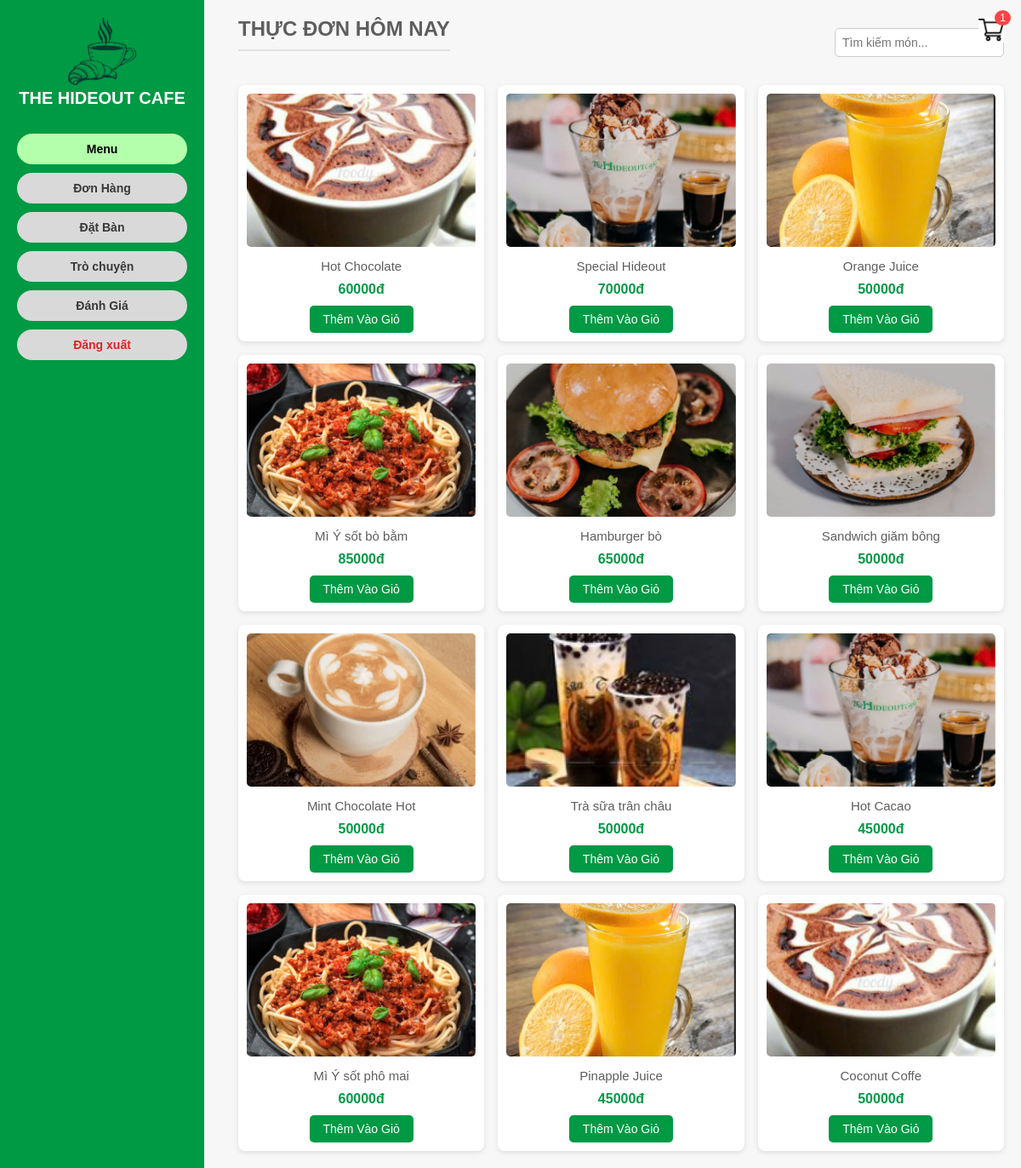
/menu/khachhang/ (signed in), run on the app's committed database.
### myapp/models.py (models this page shows, shortened)
class ThucDon(models.Model):
    DANH_MUC = (
        ('Cà Phê', 'Cà Phê'),
        ('Trà Sữa', 'Trà Sữa'),
        ('Nước Ép', 'Nước Ép'),
        ('Đồ Ăn', 'Đồ Ăn'),
    )
    ma_mon = models.AutoField(primary_key=True)
    ten_mon = models.CharField(max_length=100)
    danh_muc = models.CharField(max_length=50, choices=DANH_MUC, default='Cà Phê')
    gia_tien = models.DecimalField(max_digits=10, decimal_places=0)
    hinh_anh = models.ImageField(upload_to='hinh_anh_mon_an/', null=True, blank=True)
    ngay_tao = models.DateTimeField(auto_now_add=True)
    da_an = models.BooleanField(default=False)
    class Meta:
        verbose_name = "Thực Đơn"
        verbose_name_plural = "Thực Đơn"

### myapp/views.py (the view)
# urls.py: path('menu/khachhang/', views.menu_khachhang, name='menu_khachhang'),
@login_required
def menu_khachhang(request):
    if request.user.vai_tro != 'khach_hang':
        return HttpResponse("Bạn không có quyền truy cập trang này.", status=403)
    thuc_don = ThucDon.objects.filter(da_an=False)
    danh_muc_list = ThucDon.objects.filter(da_an=False).values_list('danh_muc', flat=True).distinct()
    don_hang = DonHang.objects.filter(
        nguoi_dung=request.user,
        trang_thai='cho_xac_nhan',
        loai_don_hang='truc_tuyen'
    ).first()
    gio_hang = []
    tong_mon_gio_hang = 0
    if don_hang:
        gio_hang = ChiTietDonHang.objects.filter(don_hang=don_hang)
        tong_mon_gio_hang = sum(item.so_luong for item in gio_hang)
    context = {
        'thuc_don': thuc_don,
        'danh_muc_list': danh_muc_list,
        'tong_mon_gio_hang': tong_mon_gio_hang,
        'gio_hang': gio_hang,
    }
    return render(request, 'menu_khachhang.html', context)

### myapp/templates/menu_khachhang.html (shortened to what this page needs)
{% extends 'base_khach.html' %}
{% load static %}
{% block content %}
<div class="cart-icon" onclick="toggleCartDropdown()">
  <img src="{% static 'images/cart-icon.jpg' %}" alt="Giỏ Hàng">
  <span>{{ tong_mon_gio_hang }}</span>
</div>
<div class="menu-header">
  <h1>THỰC ĐƠN HÔM NAY</h1>
  <div class="menu-filters">
    <input type="text" id="search" placeholder="Tìm kiếm món..." oninput="searchMenu(this.value)">
  </div>
</div>
<div class="menu-grid" id="menuGrid">
  {% for mon in thuc_don %}
    <div class="menu-item" data-ten="{{ mon.ten_mon|lower }}">
      <img src="{% if mon.hinh_anh %}{{ mon.hinh_anh.url }}{% else %}{% static 'images/default.jpg' %}{% endif %}" alt="{{ mon.ten_mon }}">
      <div class="item-name">{{ mon.ten_mon }}</div>
      <div class="item-price">{{ mon.gia_tien|floatformat:0 }}đ</div>
      <form method="POST" action="{% url 'myapp:add_to_cart' %}">
        <button type="submit" class="add-to-cart-btn">Thêm Vào Giỏ</button>
      </form>
    </div>
  {% empty %}
    <p>Chưa có món nào trong thực đơn.</p>
  {% endfor %}
</div>
{% endblock %}

### myapp/templates/base_khach.html (style rules this page uses)
* { box-sizing: border-box; margin: 0; padding: 0; font-family: Arial, sans-serif; }
body { background: #f7f7f7; display: flex; min-height: 100vh; }
h1 { text-align: center; color: #009944; font-size: 28px; margin-bottom: 20px; border-bottom: 2px solid #e0e0e0; padding-bottom: 10px; }

### myapp/templates/menu_khachhang.html (style rules this page uses)
.menu-header { display: flex; justify-content: space-between; align-items: center; margin-bottom: 20px; flex-wrap: wrap; gap: 10px; }
.menu-header h1 { color: #5e5e5e; font-size: 24px; }
.menu-filters { display: flex; gap: 10px; align-items: center; flex-wrap: wrap; }
.menu-filters select, .menu-filters input { padding: 8px; border-radius: 5px; border: 1px solid #ccc; font-size: 14px; }
.menu-grid { display: grid; grid-template-columns: repeat(auto-fit, minmax(220px, 1fr)); gap: 16px; }
.menu-item { background: white; border-radius: 8px; padding: 10px; text-align: center; box-shadow: 0 2px 6px rgba(0, 0, 0, 0.1); transition: transform 0.3s; }
.menu-item img { width: 100%; height: 180px; object-fit: cover; border-radius: 5px; }
.menu-item .item-name { margin: 10px 0; font-size: 15px; font-weight: 500; color: #5e5e5e; }
.menu-item .item-price { color: #009944; font-weight: 600; }
.add-to-cart-btn { background: #009944; color: white; padding: 8px 16px; border-radius: 5px; border: none; cursor: pointer; font-size: 14px; margin-top: 10px; }
.cart-icon { position: fixed; top: 20px; right: 20px; cursor: pointer; display: flex; align-items: center; z-index: 1001; }
.cart-icon img { width: 30px; height: 30px; }
.cart-icon span { position: absolute; top: -8px; right: -8px; background: #ff4444; color: white; border-radius: 50%; padding: 2px 6px; font-size: 12px; }

### data on the page
ThucDon: hinh_anh (picture), ten_mon "Hot Chocolate", gia_tien "60000"
ThucDon: hinh_anh (picture), ten_mon "Special Hideout", gia_tien "70000"
ThucDon: hinh_anh (picture), ten_mon "Orange Juice", gia_tien "50000"
ThucDon: hinh_anh (picture), ten_mon "Mì Ý sốt bò bằm", gia_tien "85000"
ThucDon: hinh_anh (picture), ten_mon "Hamburger bò", gia_tien "65000"
ThucDon: hinh_anh (picture), ten_mon "Sandwich giăm bông", gia_tien "50000"
ThucDon: hinh_anh (picture), ten_mon "Mint Chocolate Hot", gia_tien "50000"
ThucDon: hinh_anh (picture), ten_mon "Trà sữa trân châu", gia_tien "50000"
ThucDon: hinh_anh (picture), ten_mon "Hot Cacao", gia_tien "45000"
ThucDon: hinh_anh (picture), ten_mon "Mì Ý sốt phô mai", gia_tien "60000"
ThucDon: hinh_anh (picture), ten_mon "Pinapple Juice", gia_tien "45000"
ThucDon: hinh_anh (picture), ten_mon "Coconut Coffe", gia_tien "50000"

### other printed values
{{ tong_mon_gio_hang }} "1"
